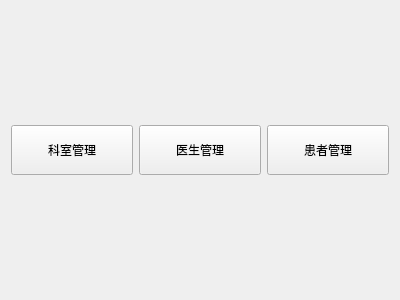
<?xml version="1.0" encoding="UTF-8"?>
<ui version="4.0">
 <class>welcomeview</class>
 <widget class="QWidget" name="welcomeview">
  <property name="geometry">
   <rect>
    <x>0</x>
    <y>0</y>
    <width>400</width>
    <height>300</height>
   </rect>
  </property>
  <property name="windowTitle">
   <string>欢迎</string>
  </property>
  <layout class="QVBoxLayout" name="verticalLayout">
   <item>
    <spacer name="verticalSpacer_2">
     <property name="orientation">
      <enum>Qt::Orientation::Vertical</enum>
     </property>
     <property name="sizeHint" stdset="0">
      <size>
       <width>20</width>
       <height>111</height>
      </size>
     </property>
    </spacer>
   </item>
   <item>
    <layout class="QHBoxLayout" name="horizontalLayout">
     <item>
      <widget class="QPushButton" name="btDepatrmnet">
       <property name="minimumSize">
        <size>
         <width>50</width>
         <height>50</height>
        </size>
       </property>
       <property name="text">
        <string>科室管理</string>
       </property>
      </widget>
     </item>
     <item>
      <widget class="QPushButton" name="btDoctor">
       <property name="minimumSize">
        <size>
         <width>50</width>
         <height>50</height>
        </size>
       </property>
       <property name="text">
        <string>医生管理</string>
       </property>
      </widget>
     </item>
     <item>
      <widget class="QPushButton" name="pushButton_3">
       <property name="minimumSize">
        <size>
         <width>50</width>
         <height>50</height>
        </size>
       </property>
       <property name="text">
        <string>患者管理</string>
       </property>
      </widget>
     </item>
    </layout>
   </item>
   <item>
    <spacer name="verticalSpacer">
     <property name="orientation">
      <enum>Qt::Orientation::Vertical</enum>
     </property>
     <property name="sizeHint" stdset="0">
      <size>
       <width>20</width>
       <height>111</height>
      </size>
     </property>
    </spacer>
   </item>
  </layout>
 </widget>
 <resources/>
 <connections/>
</ui>
